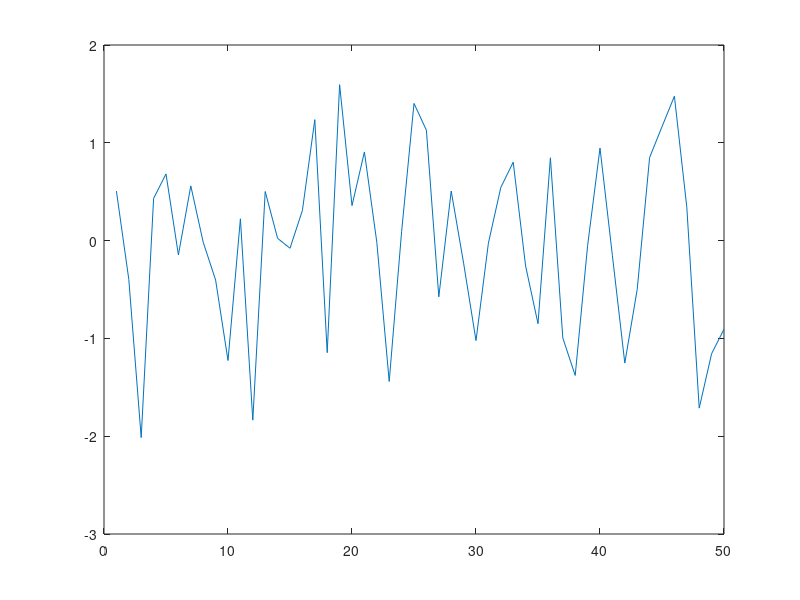
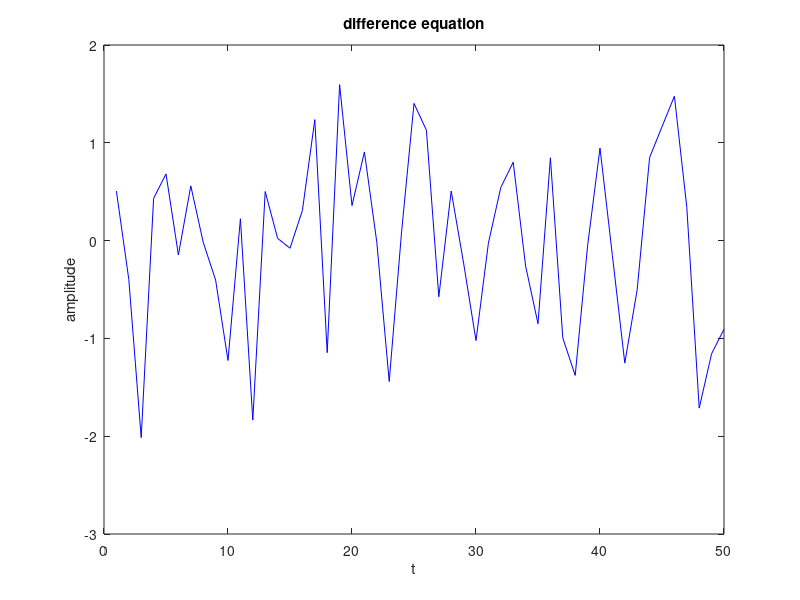

MATLAB code to generate these figures, in order:
x = randn(1,50);

xcof = [2/3, 1];
ycof = [1, 0.5];
output = zeros(1, length(x));

for i=1:length(x)
    for j = 2:length(ycof)
        if i>=j
            output(i) = output(i) - ycof(j)*output(i-j+1);
        end     
    end
    
     for j = 1:length(xcof)
      if i >= j
        output(i) = output(i) + xcof(j)*x(i-j+1);
      end
    end
end
t = 1: length(x);
disp(output);

z = filter(xcof, ycof, x);
figure(1)
plot(t, z);

figure(2)
plot(t,output, 'b'), title('difference equation'), xlabel('t'), ylabel('amplitude');
